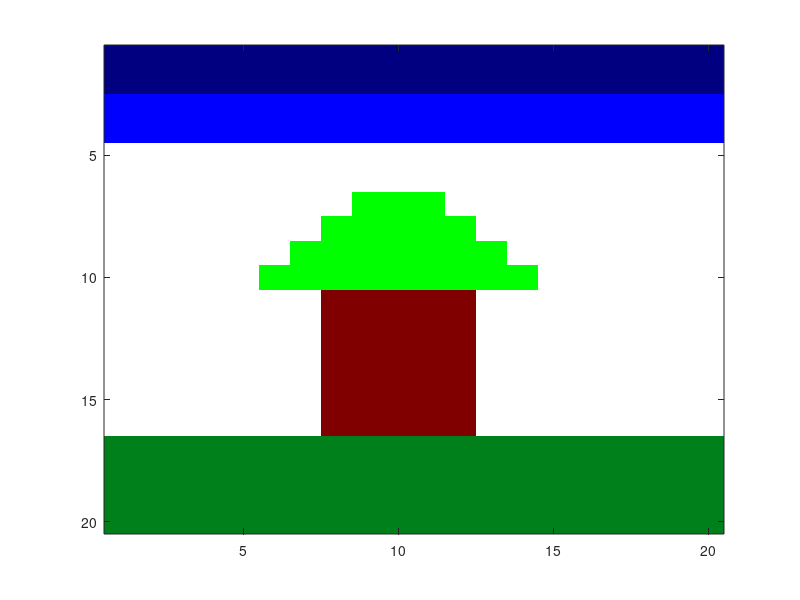

Write MATLAB code to recreate this figure.
C = zeros(20,20,3);
C(:,:,:) = 255;

%sky
C(1:2,:,:) = 0;
C(3:4,:,:) = 0;

C(1:2,:,3) = 0.5;
C(3:4,:,3) = 1;

%ground
C(17:20,:,1) = 0;
C(17:20,:,2) = 0.5;
C(17:20,:,3) = 0.1;


%trr trunk
C(11:16, 8:12, 1) = 0.5;
C(11:16, 8:12, 2) = 0;
C(11:16, 8:12, 3) = 0;


% leaves
a=0;
C(10, 6:14, :) = a;
C(9, 7:13, :) = a;
C(8, 8:12, :) = a;
C(7, 9:11, :) = a;

a = 1;
C(10, 6:14, 2) = a;
C(9, 7:13, 2) = a;
C(8, 8:12, 2) = a;
C(7, 9:11, 2) = a;

%https://www.mathworks.com/matlabcentral/answers/342072-how-to-create-an-rgb-image

rgbImage = cat(3, C(:,:,1), C(:,:,2), C(:,:,3));

image(rgbImage)
